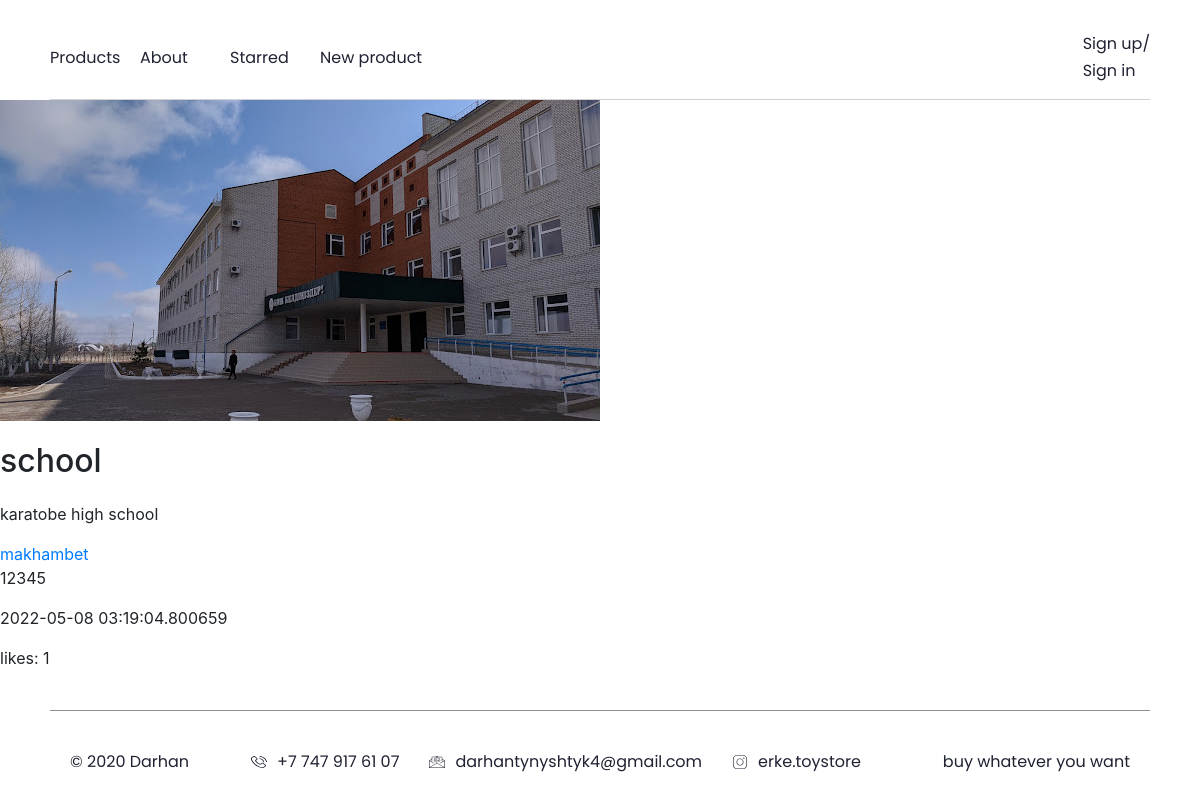
Before: /product/1 with the older database file.
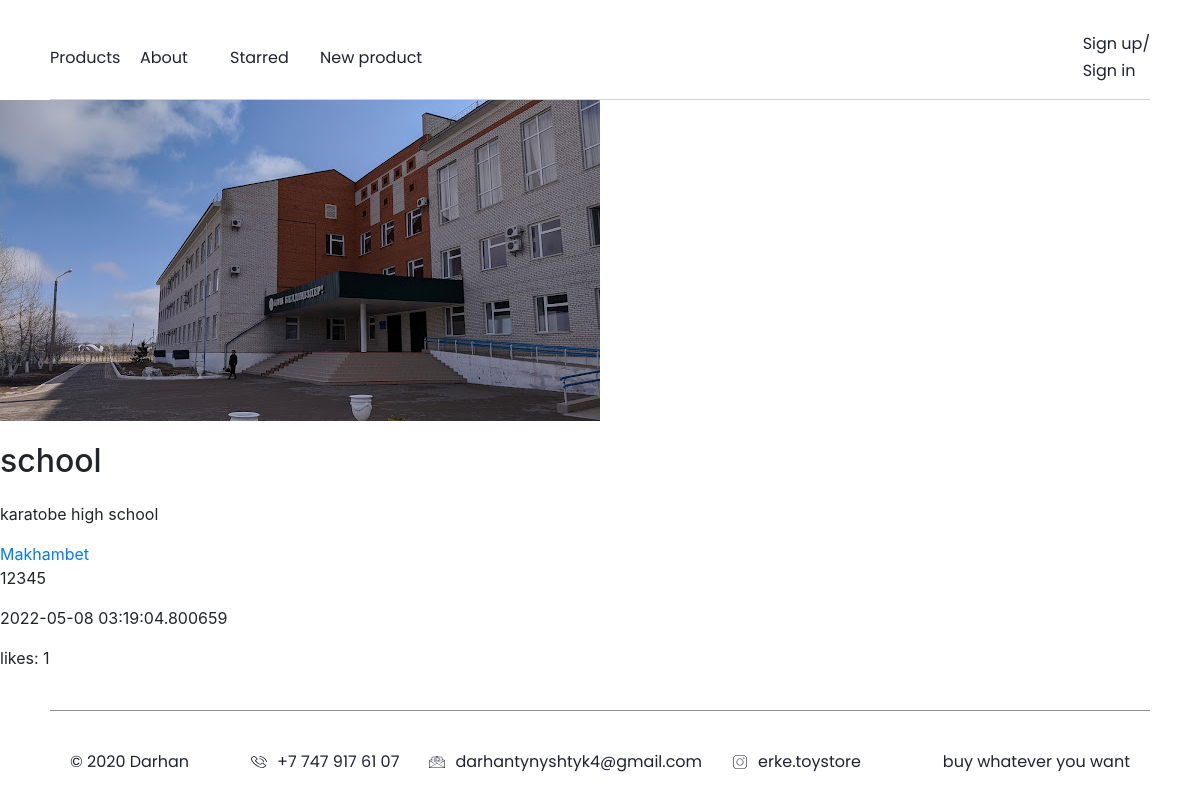
After: the same page with the newer database file.
### data/products.py (models this page shows)
class Product(SqlAlchemyBase, UserMixin, SerializerMixin):
    __tablename__ = 'products'
    id = sqlalchemy.Column(sqlalchemy.Integer,
                           primary_key=True, autoincrement=True)
    name = sqlalchemy.Column(sqlalchemy.String, nullable=True)
    about = sqlalchemy.Column(sqlalchemy.String, nullable=True)
    user_id = sqlalchemy.Column(sqlalchemy.Integer, sqlalchemy.ForeignKey('users.id'))
    price = sqlalchemy.Column(sqlalchemy.Integer)
    avatar_name = sqlalchemy.Column(sqlalchemy.String, default=None)
    date = sqlalchemy.Column(sqlalchemy.DateTime, default=datetime.datetime.now)
    likes = sqlalchemy.Column(sqlalchemy.Integer, default=0)
    is_private = sqlalchemy.Column(sqlalchemy.Boolean, default=False)
    starred = sqlalchemy.Column(sqlalchemy.String, default='')
    user = orm.relation("User")
    categories = orm.relation("Category",
                              secondary="association",
                              backref="products")

### data/users.py (models this page shows, shortened)
class User(SqlAlchemyBase, UserMixin, SerializerMixin):
    __tablename__ = 'users'
    id = sqlalchemy.Column(sqlalchemy.Integer,
                           primary_key=True, autoincrement=True)
    name = sqlalchemy.Column(sqlalchemy.String, nullable=True)
    about = sqlalchemy.Column(sqlalchemy.String, nullable=True)
    email = sqlalchemy.Column(sqlalchemy.String,
                              index=True, unique=True, nullable=True)
    hashed_password = sqlalchemy.Column(sqlalchemy.String, nullable=True)
    avatar_name = sqlalchemy.Column(sqlalchemy.String, default=None)
    created_date = sqlalchemy.Column(sqlalchemy.DateTime,
                                     default=datetime.datetime.now)
    starred = sqlalchemy.Column(sqlalchemy.String, default='')
    products = orm.relation("Product", back_populates='user')

### main.py (the view)
@app.route('/product/<int:product_id>', methods=['POST', 'GET'])
def get_product(product_id):  # Вывод информации о продукте
    session = db_session.create_session()
    product = session.query(Product).get(product_id)
    return render_template('product.html', current_user=current_user, product=product)

### data/db_session.py (called while the page is built)
def create_session() -> Session:
    global __factory
    return __factory()

### templates/product.html (shortened to what this page needs)
{% extends "base.html" %}
{% block content %}
<img {% if product.avatar_name != None %} src="/static/images/products/{{ product.id }}/{{ product.avatar_name }}"
     {% endif %}>
<h1>{{ product.name }}</h1>
<p>{{ product.about }}</p>
<a href="/user/{{ product.user.id }}">{{ product.user.name }}</a>
<p>{{ product.price }}</p>
<p>{{ product.date }}</p>
<p>likes: {{ product.likes }}</p>
{% endblock %}

### templates/base.html (shortened to what this page needs)
<!DOCTYPE html>
<html lang="en">
<head>
    <link rel="stylesheet" href="https://maxcdn.bootstrapcdn.com/bootstrap/4.0.0/css/bootstrap.min.css">
    <link rel="stylesheet" href="/static/pages/base.css">
    <link rel="stylesheet" href="/static/pages/signing.css">
    <link rel="stylesheet" href="{{ url_for('static', filename='pages/basepage.css') }}">
</head>
<body>
    <header class="header">
        <nav class="navbar">
            <ul class="navbar__list">
                <li class="navbar__elem"><a href="/1" id="navbarMain" class="navbar__linktext">Products</a></li>
                <li class="navbar__elem"><a href="/2" id="navbarToys" class="navbar__linktext">About</a></li>
                <li class="navbar__elem"><a href="/3" id="navbarCart" class="navbar__linktext">Starred</a></li>
                <li class="navbar__elem"><a href="/add_product" id="navbarAbout" class="navbar__linktext">New product</a></li>
            </ul>
            <ul class="navbar__list">
                {% if current_user.is_authenticated %}
                <li class="navbar__elemico"><a href="/profile" class="navbar__linkico" id="navbarAbout"><img {% if current_user.avatar_name != None %} src="/static/images/users/{{ current_user.id }}/{{ current_user.avatar_name }}" {% else %} src="/static/images/dev/test.png" {% endif %} alt="avatar" class="navbar__avatar"></a></li>
                    <li class="navbar__elemico navbar__elem_show" id="likedDescktop"><a href="/3" class="navbar__linkico"><img src="/static/images/dev/pg_like.svg" class="navbar__ico" alt="loved"><img src="/static/images/dev/filled_like.svg" class="navbar__ico_hover" alt="loved"></a></li>
                    <li class="navbar__elem navbar__elem_hide"><a href="/3" class="navbar__linktext" id="likedMobile">Liked</a></li>
                    <li class="navbar__elem navbar__elem_hide"><a href="/logout" class="navbar__linktext" >Log out</a></li>
                    <li class="navbar__elemico navbar__elem_show" id="logoutDescktop"><a href="/logout" class="navbar__linkico"><img src="/static/images/dev/pg_profile.svg" class="navbar__ico" alt="loved"><img src="/static/images/dev/pg_profile.svg" class="navbar__ico_hover" alt="loved"></a></li>
                {% else %}
                    <li class="navbar__elemico"><a href="/register" class="navbar__linktext ">Sign up/</a>
                        <a href="/login" class="navbar__linktext ">Sign in</a></li>
                {% endif %}
            </ul>
        </nav>
    </header>
{% block content %}{% endblock %}
<footer class="footer">
        <nav class="footerbar">
            <p class="footerbar__p">© 2020 Darhan</p>
            <ul class="footerbar__list">
                <li class="footerbar__elem"><img src="/static/images/dev/phone.svg" class="footerbar__ico" alt=""><p class="footerbar__p">+7 747 917 61 07</p></li>
                <li class="footerbar__elem"><img src="/static/images/dev/email.svg" class="footerbar__ico" alt=""><p class="footerbar__p">darhantynyshtyk4@gmail.com</p></li>
                <li class="footerbar__elem"><img src="/static/images/dev/insta.svg" class="footerbar__ico" alt=""><p class="footerbar__p">erke.toystore</p></li>
            </ul>
            <p class="footerbar__p2">buy whatever you want</p>
        </nav>
    </footer>
</body>
</html>

### static/blocks/main-page/main-page.css (style rules this page uses)
html { -webkit-tap-highlight-color: rgba(0,0,0,0); -webkit-tap-highlight-color: transparent; -webkit-touch-callout: text; -webkit-user-select: text; -khtml-user-select: text; -moz-user-select: text; -ms-user-select: text; user-select: text; }
ul, ol { list-style-type: none; }
a { text-decoration: none; }

### static/blocks/base/base.css (style rules this page uses)
html { -webkit-tap-highlight-color: rgba(0, 0, 0, 0); -webkit-tap-highlight-color: transparent; -webkit-touch-callout: text; -webkit-user-select: text; -khtml-user-select: text; -moz-user-select: text; -ms-user-select: text; user-select: text; }
ul, ol { list-style-type: none; }
a { text-decoration: none; }
.header { width: 100%; margin: 0 auto; padding: 30px 0 0; display: flex; align-items: center; justify-content: center; }
.navbar { width: 1150px; display: flex; align-items: center; justify-content: space-between; margin: 0 auto; padding: 0; z-index: 10; border-bottom: 0.5px solid rgba(31, 34, 50, 0.2); padding-bottom: 15px; }
.navbar__list { width: max-content; display: flex; align-items: center; justify-content: flex-start; padding: 0; margin: 0; }
.navbar__elem { width: 135px; margin: 0 10px 0 0; padding: 0; }
.navbar__elem:last-of-type { margin: 0; }
.navbar__elemico { width: max-content; margin: 0 25px 0 0; padding: 0; }
.navbar__elemico:last-of-type { margin: 0; }
.navbar__linktext { width: max-content; margin: 0; text-align: left; font-family: Poppins; font-style: normal; font-weight: normal; font-size: 18px; line-height: 27px; display: flex; align-items: center; color: #1F2232; transition: color .3s ease; }
.footer { margin: 40px 0 0; width: 100%; display: flex; align-items: center; justify-content: center; }
.footerbar { border-top: 0.5px solid rgba(31, 34, 50, 0.5); width: 1110px; margin: 0; display: flex; align-items: center; justify-content: space-between; padding: 20px; }
.footerbar__p { width: max-content; font-family: Poppins; font-style: normal; font-weight: 400; font-size: 16px; line-height: 21px; text-align: left; margin: 0 10px 0 0; color: #1F2232; }
.footerbar__p2 { width: max-content; font-family: Poppins; font-style: normal; font-weight: normal; font-size: 16px; line-height: 21px; text-align: right; margin: 0; color: #1F2232; }
.footerbar__list { margin: 20px 0; padding: 0; width: max-content; display: flex; flex-direction: row; align-items: flex-start; }
.footerbar__elem { margin: 0 20px 0 0; padding: 0; display: flex; align-items: center; justify-content: space-between; }
.footerbar__ico { margin: 0 10px 0 0; padding: 0; }
@media screen and (max-width: 1200px) { .footerbar { width: calc(100% - 100px); } }
@media screen and (max-width: 1200px) { .navbar { width: calc(100% - 100px); } }
@media screen and (max-width: 1200px) { .navbar__linktext { font-size: 16px; } }
@media screen and (max-width: 1200px) { .navbar__elem { width: 80px; } }

Changed rows visible on the page:
changed User: user.name "makhambet" → "Makhambet"
